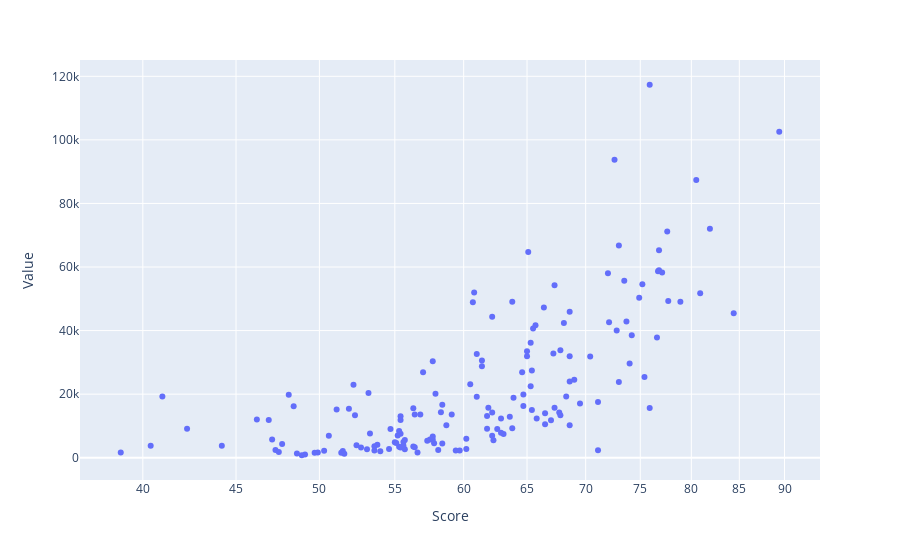

The notebook cell saved with this chart:
### Code cell
fig = px.scatter(merged_data, x="Score", y="Value", log_x=True, hover_data=["Country", "Score"])
fig.show()

### Figure 1 — Plotly figure (JSON) as saved in the notebook; plotly's stock layout.template omitted (floating-point values rounded to 4 significant figures; data arrays with more than 128 entries replaced by an {"elided": "..."} marker saying what was removed)
{"data": [{"customdata": {"elided": "159x1 str values"}, "hovertemplate": "Score=%{x}<br>Value=%{y}<br>Country=%{customdata[0]}<extra></extra>", "legendgroup": "", "marker": {"color": "#636efa", "symbol": "circle"}, "mode": "markers", "name": "", "orientation": "v", "showlegend": false, "type": "scatter", "x": {"elided": "159 float values"}, "xaxis": "x", "y": {"elided": "159 float values"}, "yaxis": "y"}], "layout": {"legend": {"tracegroupgap": 0}, "margin": {"t": 60}, "xaxis": {"anchor": "y", "domain": [0, 1], "title": {"text": "Score"}, "type": "log"}, "yaxis": {"anchor": "x", "domain": [0, 1], "title": {"text": "Value"}}}}
